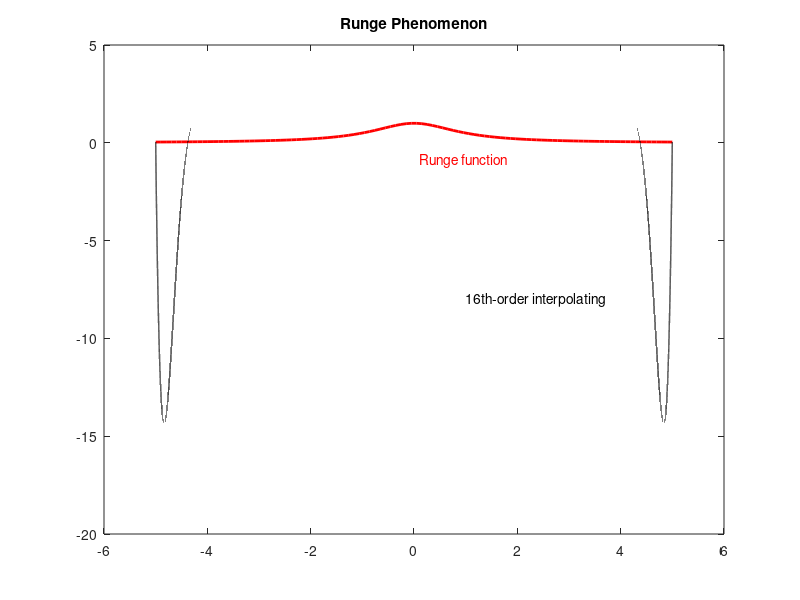

Recreate this plot in MATLAB.
function runge2
%
%%%%%%%%%%%%%%%%%%%%% xi and yi function declaration
%
xi=inline('-5+(10*(x-1)/n)'); %when call argnames(xi) it will shows arg are x, n
                             %so when evaluate value for xi need to
                             %arguments xi(n,x)
yi=inline('1/(1+(x^2))');

%
%%%%%%%%%%%%%% plot Runge Function
%
axis([-5 5 -16 2]);  %to print x and y axis maximum value
numX=100;           %the maximum point for drawing runge function curve
for i=1:numX        %to draw curve for runge function with 100 points
        xValue(i)=xi(numX-1,i);
        yValue(i)=yi(xValue(i));
end
plot(xValue,yValue,'r','linewidth',2)
text(0.1,-0.9,'Runge function','color','r')
hold on 
xValue=0; yValue=0;

%
%%%%%%%%%%%%%% polynomial fitting interpolating
%
for numPoint=9
    n=2*numPoint-1;   %starting from 2 points
    f=0; xValue=0; yValue=0;
    for i=1:n
        xValue(i)=xi(n-1,i);    %where n-1 is for xi(n) and i for xi(x)
        yValue(i)=yi(xValue(i));
    end
    p=polyfit(xValue,yValue,n-1);
    x=[-5:0.00001:5];
    f=polyval(p,x);
    plot(x,f,'k','linewidth',1)
    text(1,-8,'16th-order interpolating','color','k')
end
title('Runge Phenomenon')
hold off